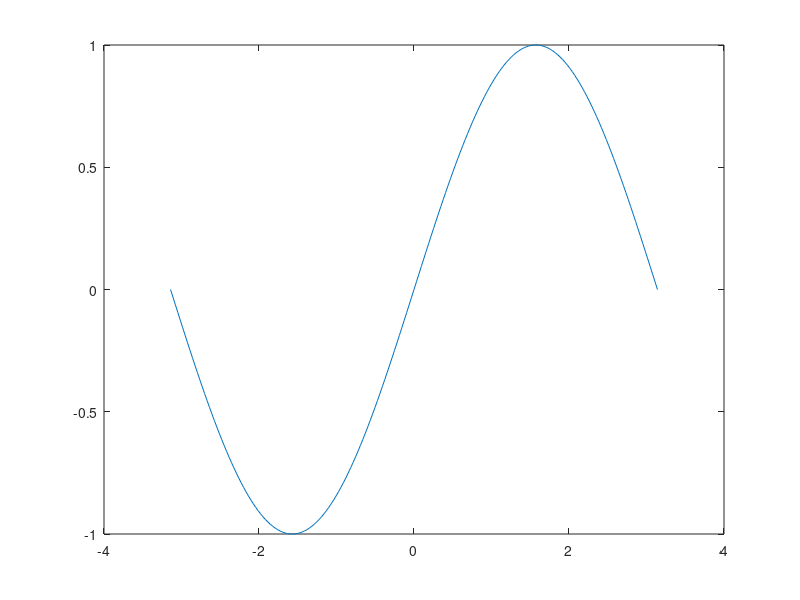
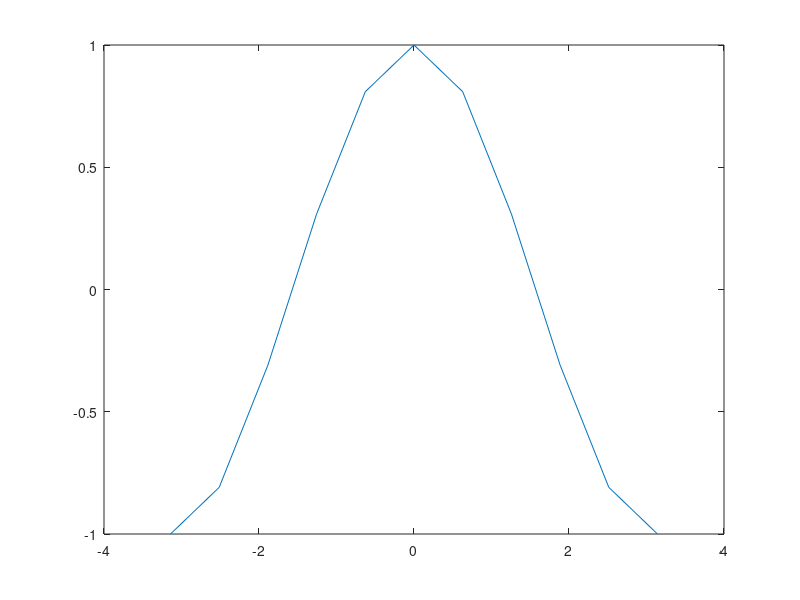
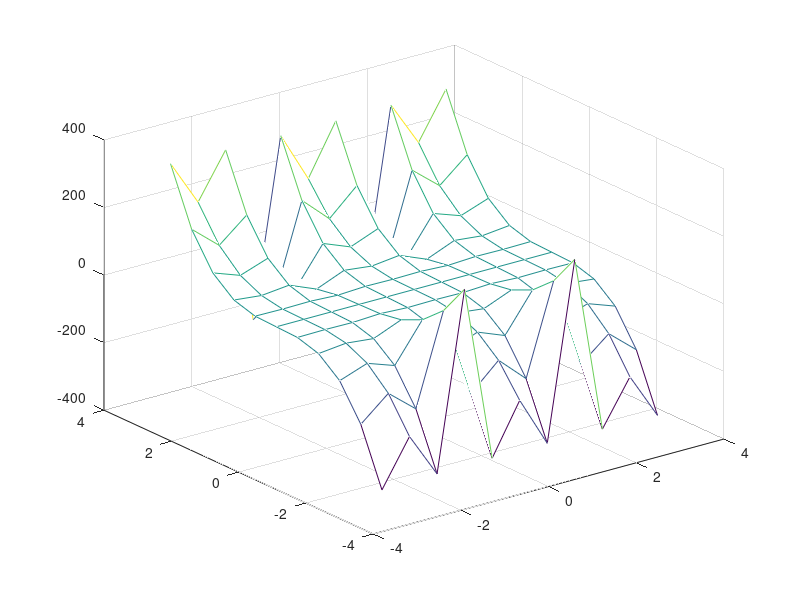

These figures' MATLAB source, in order:
%qst 1
figure(1);
x=-pi:pi/100 :pi;
y=sin(x);
plot(x,y)
%qst 2
figure(2);
x=-pi:pi/5 :pi;
f=cos(x);
plot(x,f)
%qst 3
figure(3);
x=-pi:pi :pi;
g=cos(x)+1;
plot(x,g)
%qst 4
x=-2:0.2:2;
y=-2:0.2:2;
[X,Y]=meshgrid(x,y);
Z=X.*exp(-X.^(2) -Y.^(2));
mesh(X,Y,Z)
%qst 5
x=-pi:pi/5 :pi;
y=-pi:pi/5 :pi;
[X,Y]=meshgrid(x,y);
Z=Y.^(3)*cos(2*X.^(2) -1);
mesh(X,Y,Z)